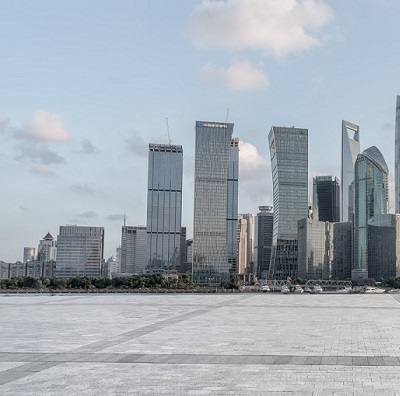
#> input picture left.jpg, 400 x 396 px
$ jupyter execute '项目一.ipynb'
#> lines starting #> are read from the running program, lines starting #| are printed output that depends on the picture
[cell 1]
import cv2 as cv
import numpy as np
from matplotlib import pyplot as plt

[cell 2]
top, bot, left, right = 10, 10, 0, 350  # 边缘扩充
img1 = cv.imread('left.jpg')
#> img1 is the input picture: shape (396, 400, 3); mean B, G, R 181.4, 172.6, 163.6
img2 = cv.imread('right.jpg')
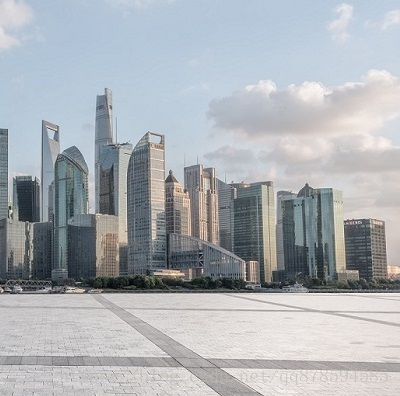
#> input picture right.jpg, 400 x 396 px
#> img2 is the input picture: shape (396, 400, 3); mean B, G, R 180.3, 175.7, 171.4
srcImg = cv.copyMakeBorder(img1, top, bot, left, right, cv.BORDER_CONSTANT, value=(0, 0, 0))
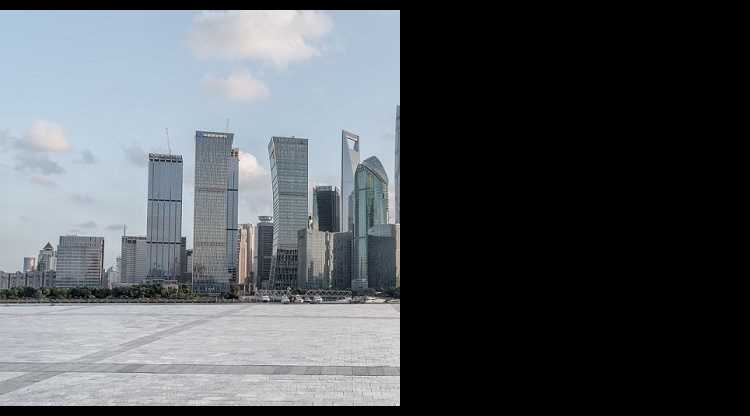
#> srcImg: shape (416, 750, 3); mean B, G, R 92.1, 87.6, 83
testImg = cv.copyMakeBorder(img2, top, bot, left, right, cv.BORDER_CONSTANT, value=(0, 0, 0))
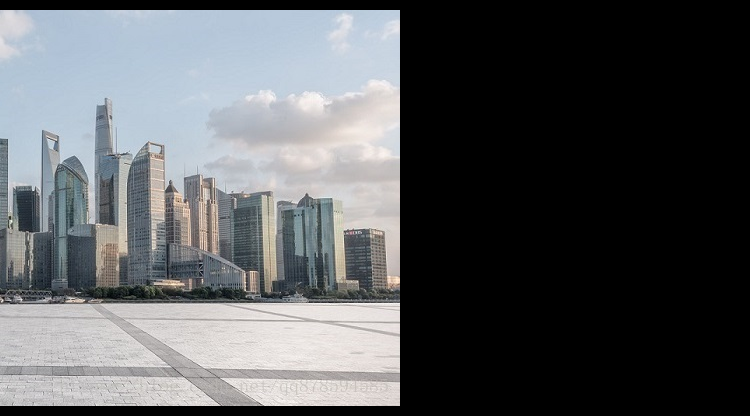
#> testImg: shape (416, 750, 3); mean B, G, R 91.6, 89.2, 87
img1gray = cv.cvtColor(srcImg, cv.COLOR_BGR2GRAY)
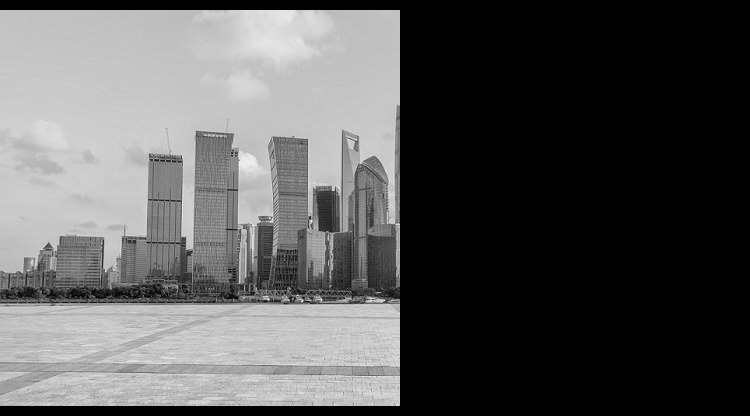
#> img1gray: shape (416, 750); min 0, max 253, mean 86.8
img2gray = cv.cvtColor(testImg, cv.COLOR_BGR2GRAY)
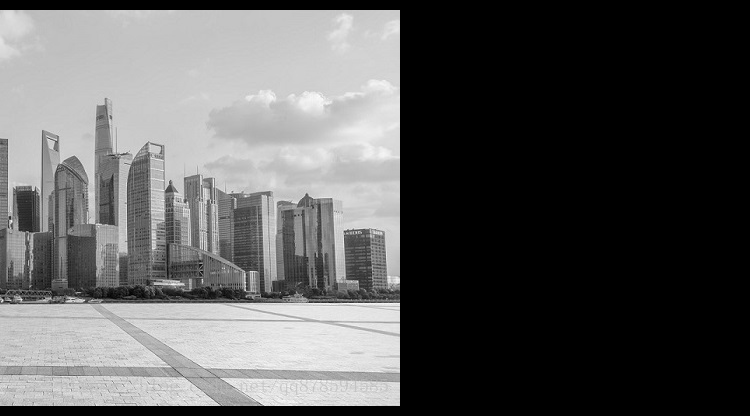
#> img2gray: shape (416, 750); min 0, max 255, mean 88.8
sift = cv.xfeatures2d.SIFT_create()
# find the keypoints and descriptors with SIFT
kp1, des1 = sift.detectAndCompute(img1gray, None)
#> kp1 = 427 keypoints; strongest (x, y, size): (391, 396, 13.9), (391, 18, 13.4), (389, 21, 16.8), (265, 301, 2.3)
kp2, des2 = sift.detectAndCompute(img2gray, None)
#> kp2 = 590 keypoints; strongest (x, y, size): (388, 24, 19.3), (394, 280, 10.1), (397, 280, 4.5), (217, 405, 2.1)
# FLANN parameters
FLANN_INDEX_KDTREE = 1
index_params = dict(algorithm=FLANN_INDEX_KDTREE, trees=5)
search_params = dict(checks=50)
flann = cv.FlannBasedMatcher(index_params, search_params)
matches = flann.knnMatch(des1, des2, k=2)
#> matches = 427 matches

# Need to draw only good matches, so create a mask
matchesMask = [[0, 0] for i in range(len(matches))]
#> matchesMask = 427 pairs, first value 0 to 0, second value 0 to 0

good = []
pts1 = []
pts2 = []
# ratio test as per Lowe's paper
for i, (m, n) in enumerate(matches):
    if m.distance < 0.7 * n.distance:
        good.append(m)
        pts2.append(kp2[m.trainIdx].pt)
        pts1.append(kp1[m.queryIdx].pt)
        matchesMask[i] = [1, 0]
#> after the loop, good = 124 matches; matchesMask = 427 pairs, first value 0 to 1, second value 0 to 0; pts1 = 124 pairs, first value 20.06 to 393.7, second value 18.34 to 402.9; pts2 = 124 pairs, first value 3.04 to 393.9, second value 17.24 to 371.4

draw_params = dict(matchColor=(0, 255, 0),
                   singlePointColor=(255, 0, 0),
                   matchesMask=matchesMask,
                   flags=0)
#> draw_params = 4 items
img3 = cv.drawMatchesKnn(img1gray, kp1, img2gray, kp2, matches, None, **draw_params)
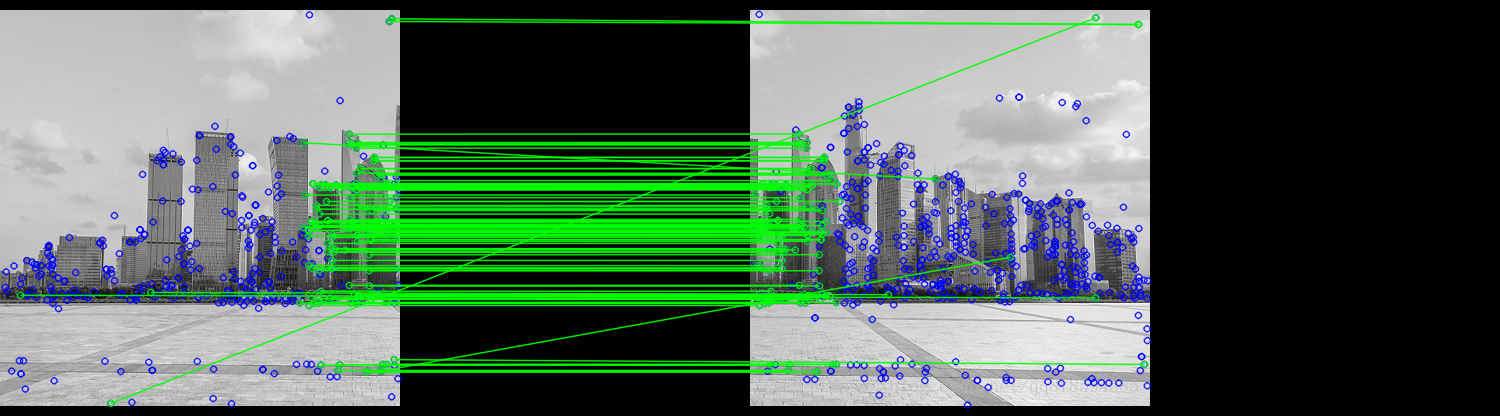
#> img3: shape (416, 1500, 3); mean of channels 0, 1, 2 87.2, 102.2, 81.2; drawn as B, G, R
plt.imshow(img3, )
plt.show()

[cell 3]
rows, cols = srcImg.shape[:2]
#> rows = 416; cols = 750
MIN_MATCH_COUNT = 10
if len(good) > MIN_MATCH_COUNT:
    src_pts = np.float32([kp1[m.queryIdx].pt for m in good]).reshape(-1, 1, 2)
#> src_pts = 124 rows, first 8: [20.06, 294.7], [110.5, 402.9], [150.4, 291.9], [299.4, 302.5], [303, 226.9], [303.6, 142.3], [304.9, 194.5], [307.9, 235.5]
    dst_pts = np.float32([kp2[m.trainIdx].pt for m in good]).reshape(-1, 1, 2)
#> dst_pts = 124 rows, first 8: [345.2, 297.4], [345.3, 17.24], [137.9, 294.2], [18.21, 302.3], [3.04, 226.9], [184.9, 178.5], [4.84, 194.5], [7.93, 235.6]
    M, mask = cv.findHomography(src_pts, dst_pts, cv.RANSAC, 5.0)
#> M = [[0.998, 0.000328, -299.4], [-0.00182, 0.999, 0.562], [-5.75e-06, 9.3e-07, 1]]; mask = 124 values, max 1 at index 4, min 0 at index 0, mean 0.927
    warpImg = cv.warpPerspective(testImg, np.array(M), (testImg.shape[1], testImg.shape[0]),
                                 flags=cv.WARP_INVERSE_MAP)
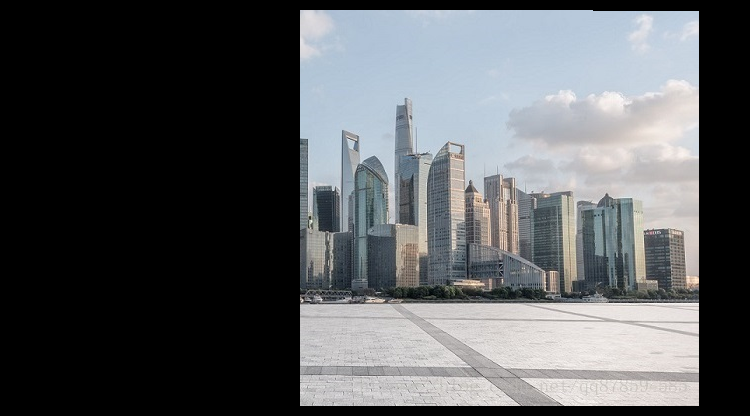
#> warpImg: shape (416, 750, 3); mean B, G, R 91.2, 88.9, 86.7

    for col in range(0, cols):
        if srcImg[:, col].any() and warpImg[:, col].any():
            left = col
            break
    for col in range(cols - 1, 0, -1):
        if srcImg[:, col].any() and warpImg[:, col].any():
            right = col
            break

    res = np.zeros([rows, cols, 3], np.uint8)
    for row in range(0, rows):
        for col in range(0, cols):
            if not srcImg[row, col].any():
                res[row, col] = warpImg[row, col]
            elif not warpImg[row, col].any():
                res[row, col] = srcImg[row, col]
            else:
                srcImgLen = float(abs(col - left))
                testImgLen = float(abs(col - right))
                alpha = srcImgLen / (srcImgLen + testImgLen)
                res[row, col] = np.clip(srcImg[row, col] * (1 - alpha) + warpImg[row, col] * alpha, 0, 255)
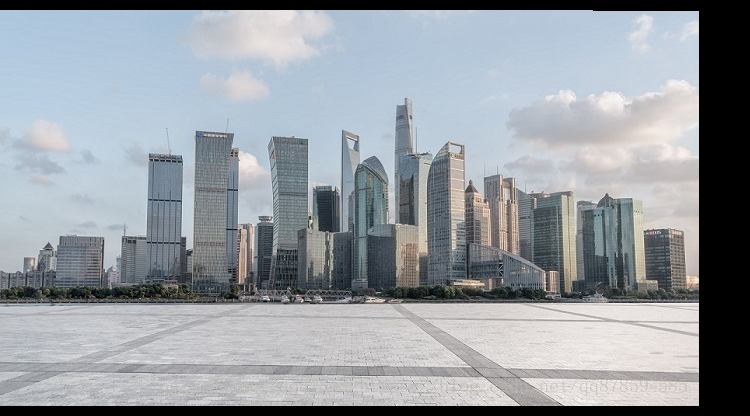
#> res: shape (416, 750, 3); mean B, G, R 161.4, 155.5, 149.9

    # opencv is bgr, matplotlib is rgb
    res = cv.cvtColor(res, cv.COLOR_BGR2RGB)
    # show the result
    plt.figure()
    plt.imshow(res)
    plt.show()
else:
    matchesMask = None
